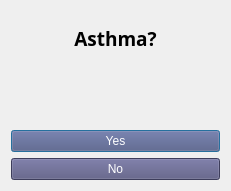
   <widget class="QWidget" name="gridLayoutWidget_7">
    <property name="geometry">
     <rect>
      <x>20</x>
      <y>310</y>
      <width>231</width>
      <height>191</height>
     </rect>
    </property>
    <layout class="QGridLayout" name="gridLayout_8">
     <item row="0" column="0">
      <widget class="QLabel" name="label_25">
       <property name="font">
        <font>
         <family>Century Gothic</family>
         <pointsize>14</pointsize>
         <weight>75</weight>
         <bold>true</bold>
        </font>
       </property>
       <property name="text">
        <string>Asthma?</string>
       </property>
       <property name="alignment">
        <set>Qt::AlignCenter</set>
       </property>
      </widget>
     </item>
     <item row="4" column="0">
      <widget class="QPushButton" name="no_button_4">
       <property name="enabled">
        <bool>true</bool>
       </property>
       <property name="autoFillBackground">
        <bool>false</bool>
       </property>
       <property name="styleSheet">
        <string notr="true">font: 12pt &quot;Broadway&quot;;
color: rgb(255, 255, 255);
background-color: rgb(85, 85, 127);</string>
       </property>
       <property name="text">
        <string>No</string>
       </property>
      </widget>
     </item>
     <item row="3" column="0">
      <widget class="QPushButton" name="yes_button_4">
       <property name="enabled">
        <bool>true</bool>
       </property>
       <property name="autoFillBackground">
        <bool>false</bool>
       </property>
       <property name="styleSheet">
        <string notr="true">font: 12pt &quot;Broadway&quot;;
color: rgb(255, 255, 255);
background-color: rgb(85, 85, 127);</string>
       </property>
       <property name="text">
        <string>Yes</string>
       </property>
       <property name="checkable">
        <bool>true</bool>
       </property>
       <property name="autoExclusive">
        <bool>false</bool>
       </property>
       <property name="autoDefault">
        <bool>true</bool>
       </property>
       <property name="default">
        <bool>true</bool>
       </property>
       <property name="flat">
        <bool>false</bool>
       </property>
      </widget>
     </item>
     <item row="1" column="0">
      <widget class="QLabel" name="label_3">
       <property name="text">
        <string/>
       </property>
       <property name="pixmap">
        <pixmap resource="resource.qrc">:/newPrefix/14.jpg</pixmap>
       </property>
       <property name="scaledContents">
        <bool>true</bool>
       </property>
      </widget>
     </item>
    </layout>
   </widget>
